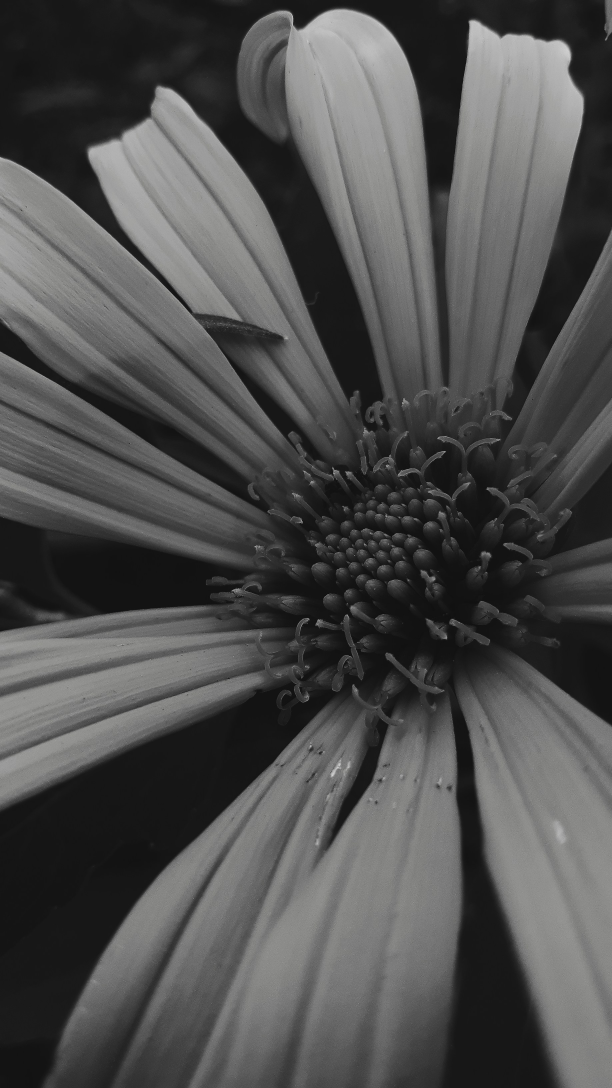
#> input picture Image/image5.jpg, 1836 x 3264 px (shown at 1/3 size)
$ jupyter execute small_large_add_4.ipynb
#> lines starting #> are read from the running program, lines starting #| are printed output that depends on the picture
[cell 1]
import cv2
import numpy as np
import matplotlib.pyplot as plt


def embed_center(big_shape, small_img):
    H, W = big_shape   # big image height, width
    h, w = small_img.shape[:2]

    # Create a large black image
    big_img = np.zeros((H, W, 3), dtype=np.uint8)

    # Compute offsets for centering
    y_offset = (H - h) // 2
    x_offset = (W - w) // 2

    # Copy pixel by pixel (no slicing)
    for i in range(h):
        for j in range(w):
            big_img[y_offset + i, x_offset + j] = small_img[i, j]

    return big_img

# --------------------------
# Example usage
# --------------------------
# Load a small image
small_img = cv2.imread("Image/image5.jpg")
#> small_img is the input picture: shape (3264, 1836, 3); mean B, G, R 78.7, 79, 79
small_img = cv2.resize(small_img, (100, 100))   # resize to 100x100
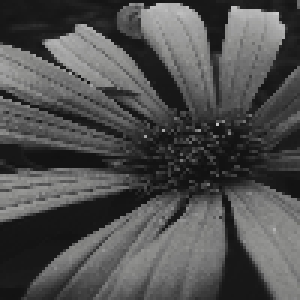
#> small_img: shape (100, 100, 3) (shown 3 times larger); mean B, G, R 78.5, 78.8, 78.8
small_img = cv2.cvtColor(small_img, cv2.COLOR_BGR2RGB)

# Embed into a larger image (300x300)
result = embed_center((300, 300), small_img)
#> after the loop in embed_center, `for i in range(h):`:
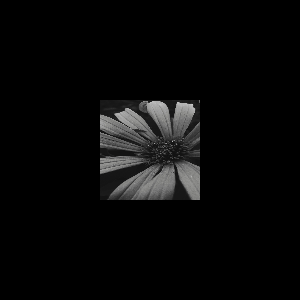
#> big_img: shape (300, 300, 3); mean R, G, B 8.8, 8.8, 8.7
result = cv2.cvtColor(result, cv2.COLOR_BGR2RGB)
# Display
plt.figure(figsize=(10,5))

plt.subplot(1,2,1)
plt.imshow(small_img)
plt.title("Small Image")

plt.subplot(1,2,2),
plt.imshow(result)
plt.title("Embedded in Large Black Image")
plt.show()
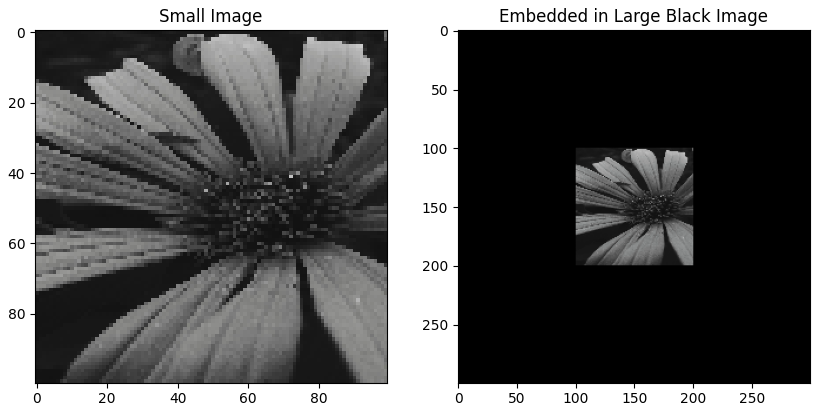
#> figure drawn by matplotlib, 2 panels; B, G, R data is drawn as R, G, B

$ run again, with Image/image6.jpg copied over Image/image5.jpg
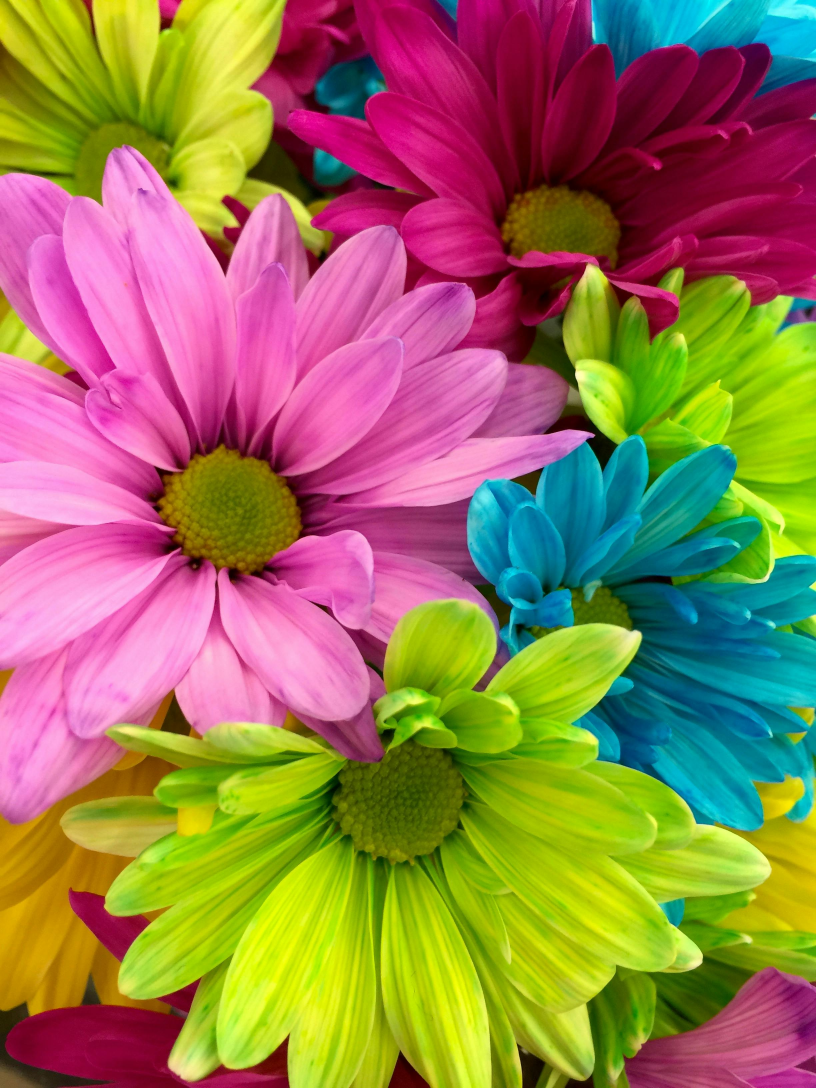
#> input picture Image/image6.jpg, 2448 x 3264 px (shown at 1/3 size)
#> small_img is the input picture: shape (3264, 2448, 3); mean B, G, R 82.7, 121.7, 151
#> after the loop in embed_center, `for i in range(h):`:
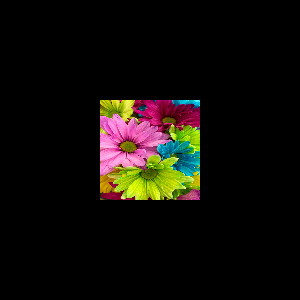
#> big_img: shape (300, 300, 3); mean R, G, B 16.8, 13.5, 9.2
#> `plt.show()`:
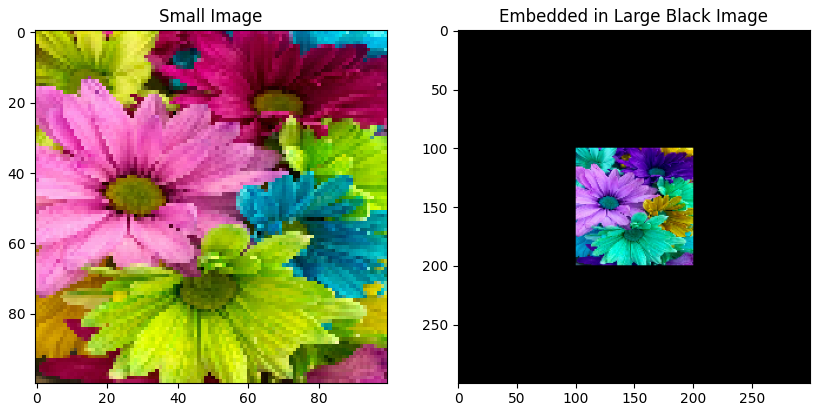
#> figure drawn by matplotlib, 2 panels; B, G, R data is drawn as R, G, B

$ run again, with Image/image7.jpg copied over Image/image5.jpg
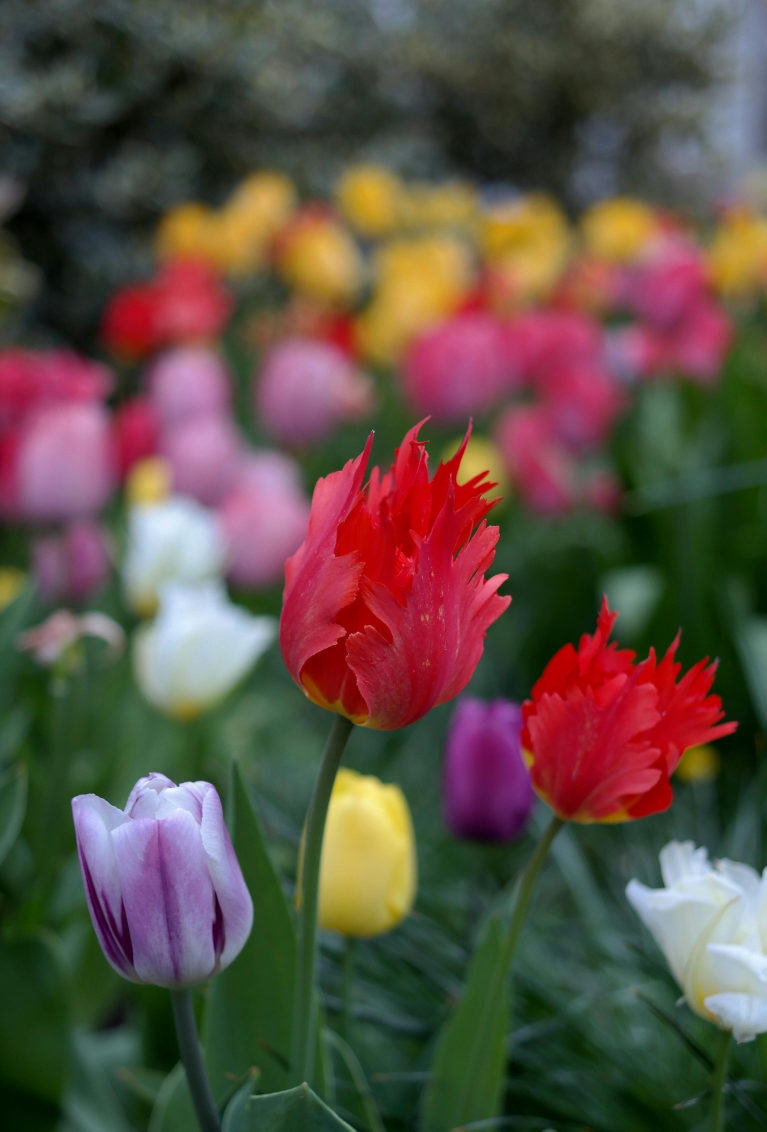
#> input picture Image/image7.jpg, 3066 x 4525 px (shown at 1/4 size)
#> small_img is the input picture: shape (4525, 3066, 3); mean B, G, R 69.1, 79.2, 93.9
#> after the loop in embed_center, `for i in range(h):`:
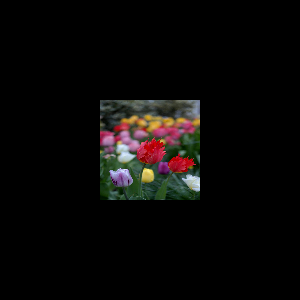
#> big_img: shape (300, 300, 3); mean R, G, B 10.4, 8.8, 7.7
#> `plt.show()`:
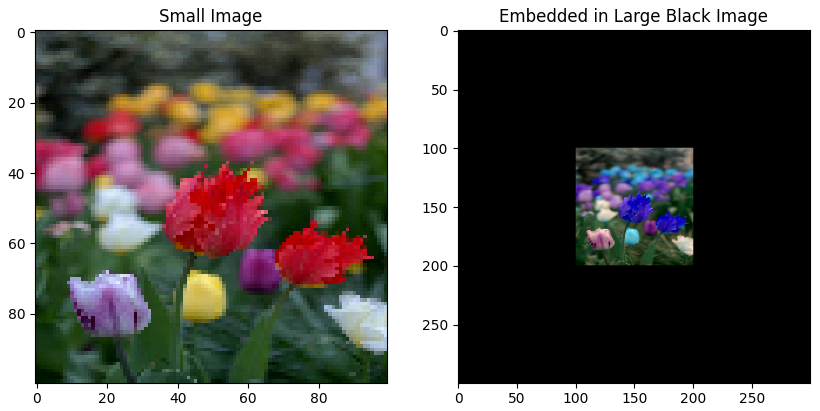
#> figure drawn by matplotlib, 2 panels; B, G, R data is drawn as R, G, B

$ run again, with Image/image8.jpg copied over Image/image5.jpg
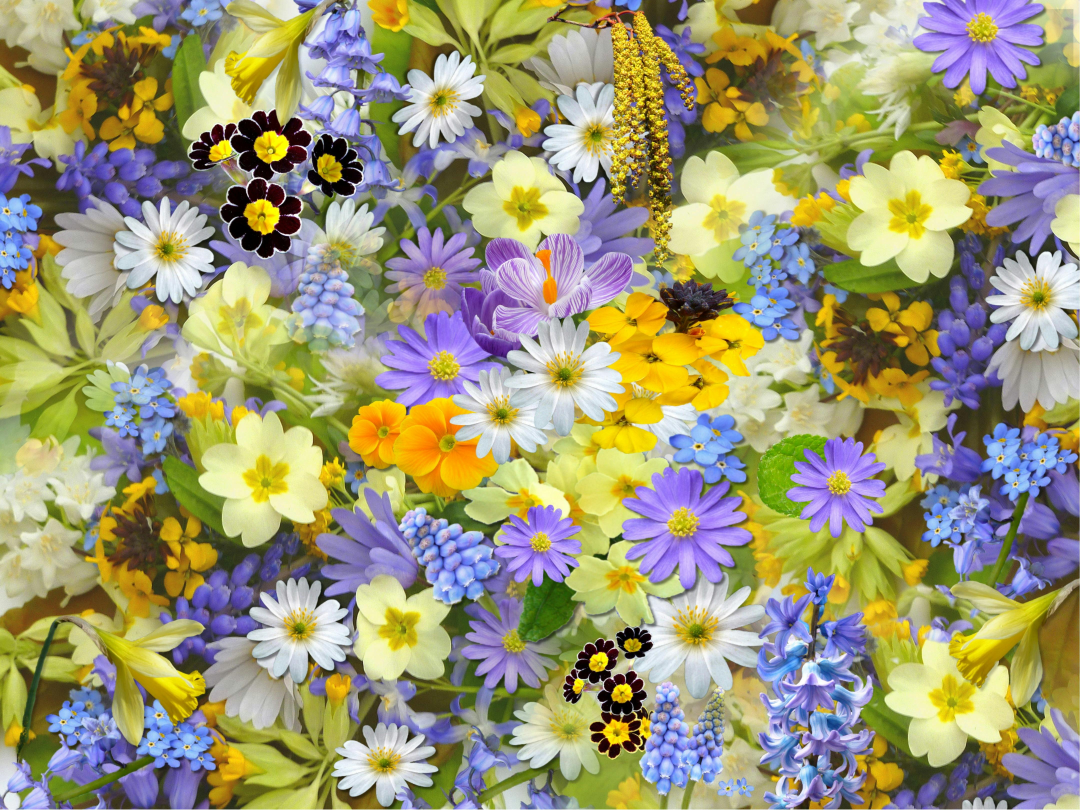
#> input picture Image/image8.jpg, 4320 x 3240 px (shown at 1/4 size)
#> small_img is the input picture: shape (3240, 4320, 3); mean B, G, R 116.6, 152.5, 156.8
#> after the loop in embed_center, `for i in range(h):`:
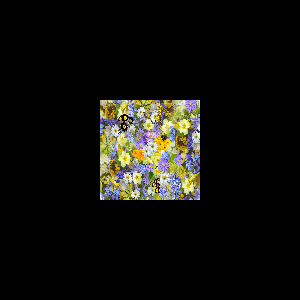
#> big_img: shape (300, 300, 3); mean R, G, B 17.4, 16.9, 13
#> `plt.show()`:
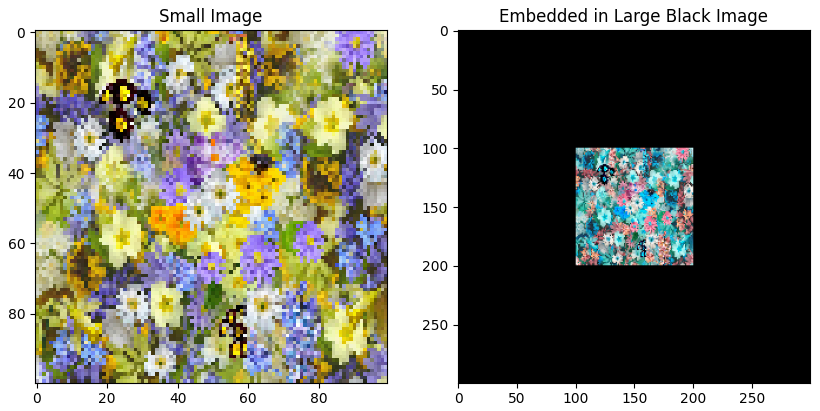
#> figure drawn by matplotlib, 2 panels; B, G, R data is drawn as R, G, B
